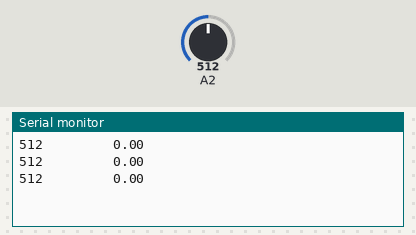
Bench run of a sketch on a simulated Arduino Uno, built with avr-gcc and run on an emulated ATmega328P. On the bench: the last lines printed to the serial monitor. The test bench sets the inputs (shaded band); at power-on: A2 = 512.

Above: at 1.2 s.
1.3 s: A2 set to 716
At 1.9 s:
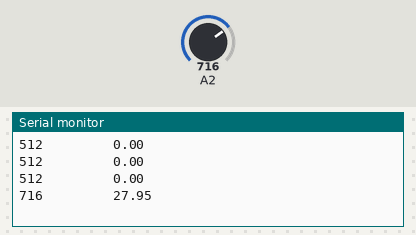
2.8 s: A2 set to 900
At 3.4 s:
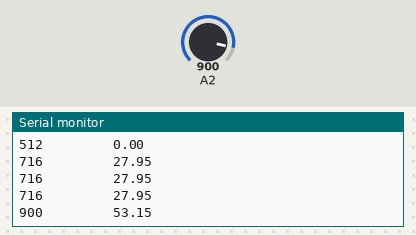
Timing chart, 0 to 5.8 s (numbered marks = the images above; inputs shaded):
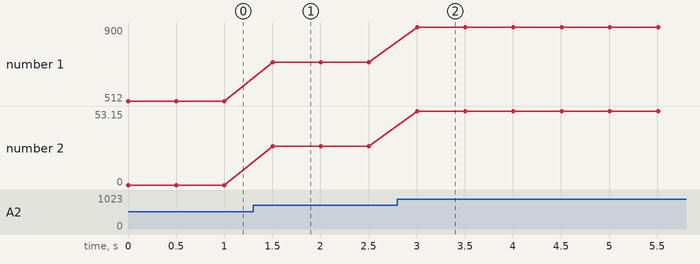

Measured:
- after the input at 1.3 s, the serial monitor: prints a new line after 0.20 s (image 1)
- after the input at 2.8 s, the serial monitor: prints a new line after 0.21 s (image 2)
- plotted number 1: 512 → 716 after the input at 1.3 s, 716 → 900 after the input at 2.8 s
- plotted number 2: 0 → 27.95 after the input at 1.3 s, 27.95 → 53.15 after the input at 2.8 s

The sketch:

potentiometer1.ino
```cpp
long reading,reading1;
float angle;
int initial=0;
void setup() {
  // put your setup code here, to run once:
Serial.begin(9600);
reading1=analogRead(A2);
//loat dist1=(reading1-146)/7.3;

}

void loop() {
  // put your main code here, to run repeatedly:
reading=analogRead(A2);
float dist;
dist=(reading-reading1)/7.3;
Serial.print(reading);
Serial.print("         ");
Serial.println(dist);
/*angle=-(reading-442)/3.1529411764705882352941176470588;
Serial.print("     ");
Serial.println(angle);*/
delay(500);
}
```
